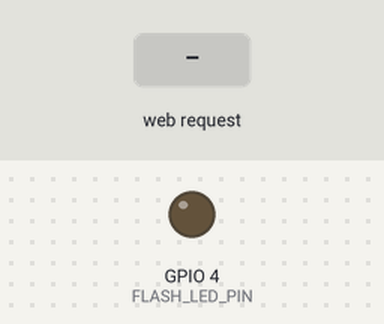
This sketch was run on a simulated ESP32. On the bench: output pins drawn as LEDs (lit = HIGH). The inputs (shaded band) are chosen by the test bench. WiFi joins after 1.5 s; servers stay silent unless stated; the camera gives no picture; what the sketch prints to the serial monitor is not drawn.

Above: at 4.0 s.
4.1 s: HTTP request GET /capture received
Timing chart, 0 to 7.1 s (numbered marks = the images above; inputs shaded):
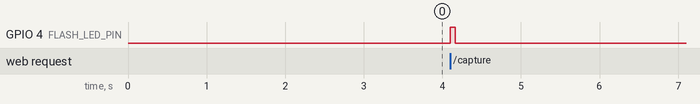

The sketch:

ESPcam2codee.ino
```cpp
#include "esp_camera.h"
#include <WiFi.h>
#include <WebServer.h>

// =========================
// Wi-Fi
// =========================
const char* ssid = "REDMI Note 15 5G";
const char* password = "123321123";

// =========================
// Flash LED
// =========================
#define FLASH_LED_PIN 4

// =========================
// AI Thinker ESP32-CAM pins
// =========================
#define PWDN_GPIO_NUM     32
#define RESET_GPIO_NUM    -1
#define XCLK_GPIO_NUM      0
#define SIOD_GPIO_NUM     26
#define SIOC_GPIO_NUM     27

#define Y9_GPIO_NUM       35
#define Y8_GPIO_NUM       34
#define Y7_GPIO_NUM       39
#define Y6_GPIO_NUM       36
#define Y5_GPIO_NUM       21
#define Y4_GPIO_NUM       19
#define Y3_GPIO_NUM       18
#define Y2_GPIO_NUM        5
#define VSYNC_GPIO_NUM    25
#define HREF_GPIO_NUM     23
#define PCLK_GPIO_NUM     22

WebServer server(80);

// =========================
// Capture image with FLASH
// =========================
void handleCapture() {

  Serial.println("Preparing camera...");

  // Turn flash ON
  digitalWrite(FLASH_LED_PIN, HIGH);

  // Small delay so illumination stabilizes
  delay(00);

  camera_fb_t *fb = esp_camera_fb_get();

  // Turn flash OFF immediately
  digitalWrite(FLASH_LED_PIN, LOW);

  if (!fb) {

    Serial.println("ERROR: Camera capture failed");

    server.send(
      500,
      "text/plain",
      "Camera capture failed"
    );

    return;
  }

  Serial.print("SUCCESS - Frame captured! Size: ");
  Serial.print(fb->len);
  Serial.println(" bytes");

  server.sendHeader(
    "Content-Disposition",
    "inline; filename=leaf_capture.jpg"
  );

  server.send_P(
    200,
    "image/jpeg",
    (const char *)fb->buf,
    fb->len
  );

  esp_camera_fb_return(fb);
}

// =========================
// Home page
// =========================
void handleRoot() {

  String html = "";

  html += "<html>";
  html += "<head>";
  html += "<title>Plant Disease Detection</title>";
  html += "</head>";

  html += "<body>";
  html += "<h1>ESP32-CAM Plant Disease Detection</h1>";

  html += "<p>Flash: ON during capture</p>";

  html += "<p>";
  html += "<a href='/capture'>";
  html += "<button style='font-size:25px;padding:15px'>";
  html += "CAPTURE LEAF";
  html += "</button>";
  html += "</a>";
  html += "</p>";

  html += "</body>";
  html += "</html>";

  server.send(200, "text/html", html);
}

// =========================
// Setup
// =========================
void setup() {

  Serial.begin(115200);
  delay(1000);

  Serial.println();
  Serial.println("==============================");
  Serial.println("PLANT DISEASE CAMERA SYSTEM");
  Serial.println("==============================");

  // Flash setup
  pinMode(FLASH_LED_PIN, OUTPUT);
  digitalWrite(FLASH_LED_PIN, LOW);

  // =========================
  // Camera configuration
  // =========================

  camera_config_t config;

  config.ledc_channel = LEDC_CHANNEL_0;
  config.ledc_timer = LEDC_TIMER_0;

  config.pin_d0 = Y2_GPIO_NUM;
  config.pin_d1 = Y3_GPIO_NUM;
  config.pin_d2 = Y4_GPIO_NUM;
  config.pin_d3 = Y5_GPIO_NUM;
  config.pin_d4 = Y6_GPIO_NUM;
  config.pin_d5 = Y7_GPIO_NUM;
  config.pin_d6 = Y8_GPIO_NUM;
  config.pin_d7 = Y9_GPIO_NUM;

  config.pin_xclk = XCLK_GPIO_NUM;
  config.pin_pclk = PCLK_GPIO_NUM;
  config.pin_vsync = VSYNC_GPIO_NUM;
  config.pin_href = HREF_GPIO_NUM;

  config.pin_sccb_sda = SIOD_GPIO_NUM;
  config.pin_sccb_scl = SIOC_GPIO_NUM;

  config.pin_pwdn = PWDN_GPIO_NUM;
  config.pin_reset = RESET_GPIO_NUM;

  config.xclk_freq_hz = 20000000;

  config.pixel_format = PIXFORMAT_JPEG;

  // VGA gives a good balance for our laptop YOLO pipeline
  config.frame_size = FRAMESIZE_VGA;

  config.jpeg_quality = 12;

  config.fb_count = 1;

  // =========================
  // Camera initialization
  // =========================

  esp_err_t err = esp_camera_init(&config);

  if (err != ESP_OK) {

    Serial.print("Camera initialization failed: 0x");
    Serial.println(err, HEX);

    return;
  }

  Serial.println("Camera initialized successfully!");

  // =========================
  // Wi-Fi
  // =========================

  WiFi.begin(ssid, password);

  Serial.println("Connecting to Wi-Fi...");

  while (WiFi.status() != WL_CONNECTED) {

    delay(500);
    Serial.print(".");
  }

  Serial.println();
  Serial.println("Wi-Fi connected!");

  Serial.print("ESP32-CAM IP address: ");
  Serial.println(WiFi.localIP());

  // =========================
  // Web server
  // =========================

  server.on("/", handleRoot);

  server.on("/capture", HTTP_GET, handleCapture);

  server.begin();

  Serial.println("Web server started!");

  Serial.println("==============================");
  Serial.println("READY FOR LEAF CAPTURE");
  Serial.println("==============================");
}

// =========================
// Loop
// =========================
void loop() {

  server.handleClient();

}
```

Measured:
- after the input at 4.1 s, GPIO 4 (FLASH_LED_PIN): LOW → HIGH at once, → LOW 0.06 s later
